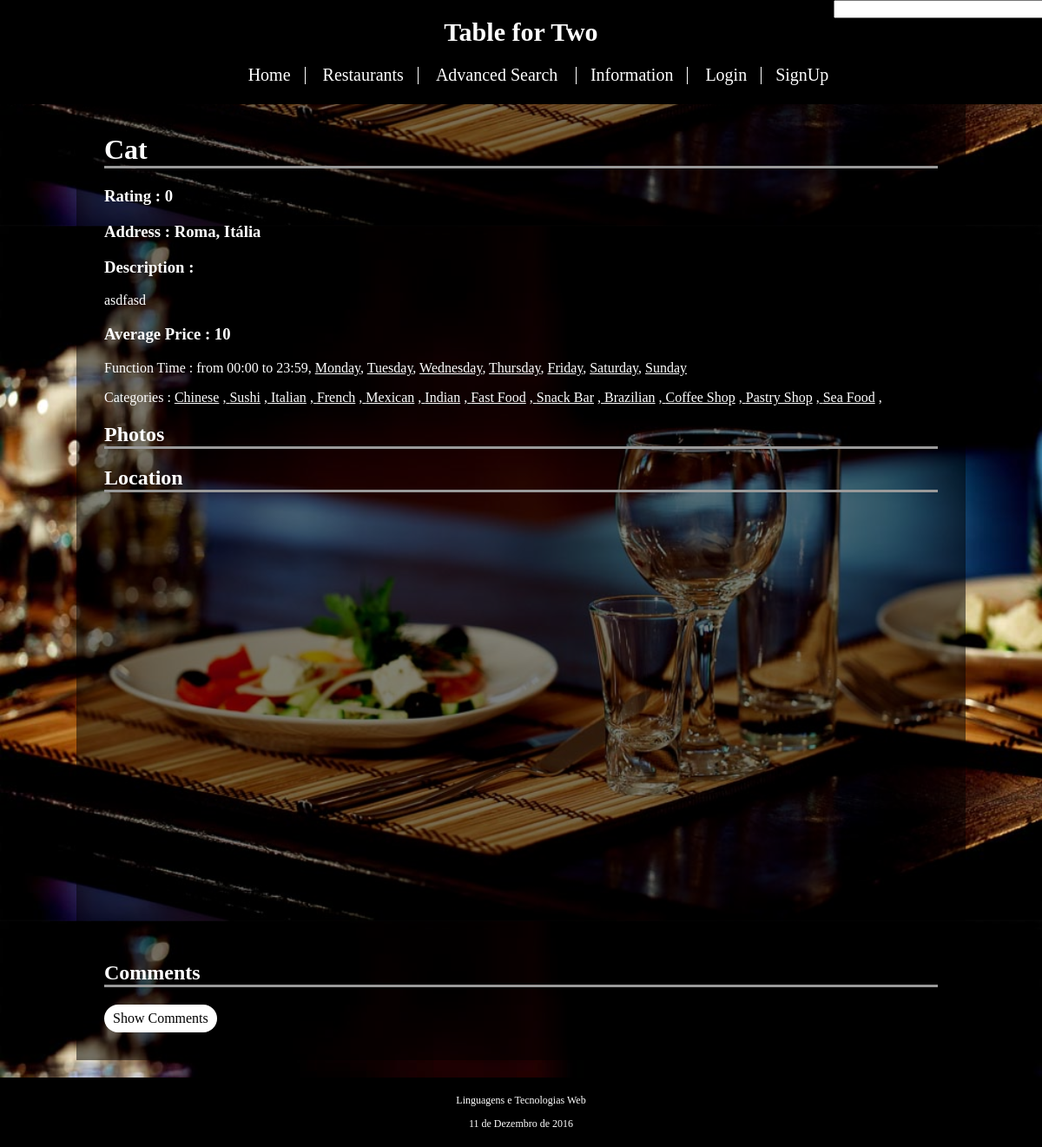
/restaurant_item.php?id=1, run on the app's committed database.
### tables this page shows
CREATE TABLE Restaurant (
	id_restaurant INTEGER PRIMARY KEY AUTOINCREMENT,
	id_owner INTEGER REFERENCES Account(id_account),
	--id_functionTime INTEGER REFERENCES FunctionTime(id_functionTime),
	name VARCHAR NOT NULL,
	address VARCHAR NOT NULL,
	avg_price INTEGER NOT NULL,
	description VARCHAR,
	stars REAL,
	open_time VARCHAR NOT NULL,
	close_time VARCHAR NOT NULL,
	monday BOOLEAN NOT NULL,
	tuesday BOOLEAN NOT NULL,
	wednesday BOOLEAN NOT NULL,
	thursday BOOLEAN NOT NULL,
	friday BOOLEAN NOT NULL,
	saturday BOOLEAN NOT NULL,
	sunday BOOLEAN NOT NULL
);

CREATE TABLE RestaurantFood (
	id_restaurant_food INTEGER PRIMARY KEY,
	id_restaurant INTEGER REFERENCES Restaurant(id_restaurant),
	id_category VARCHAR REFERENCES Category(id_category)
);

### restaurant_item.php (called while the page is built, shortened)
<?php
	include_once('database/connection.php');
	include_once('database/restaurant.php');
	include_once('database/restaurant_food.php');
	include('templates/header.php');
	include('templates/restaurant_item.php');
	include('templates/footer.php');
 ?>

### database/restaurant.php (called while the page is built, shortened)
<?php
	function getRestaurantItem($db, $id){
		$stmt = $db->prepare('SELECT * FROM Restaurant WHERE id_restaurant = ?');
		$stmt->execute($id);
		$result = $stmt->fetch();
		return $result;
	}
	function getRestaurantPhotos($db,$id_restaurant){
		$stmt = $db->prepare('SELECT path FROM Photo WHERE id_restaurant = ?');
		$stmt->execute(array($id_restaurant));
		$result = $stmt->fetchAll();
		return $result;
	}
 ?>

### database/restaurant_food.php (called while the page is built, shortened)
<?php
	function getRestaurantFood($db,$id_restaurant){
		$stmt = $db->prepare('SELECT id_category FROM RestaurantFood WHERE id_restaurant = ?');
		$stmt->execute(array($id_restaurant));
		$result = $stmt->fetchAll();
		return $result;
	}
?>

### templates/restaurant_item.php (the view, shortened to what this page needs)
<div id="content">
	<?php
		if(!is_numeric($_GET['id'])){
			header('Location: error.php');
		}
		else{
	?>
			<div id="restaurant information">
				<?php
					$result = getRestaurantItem($db, array($_GET['id']));
					$categories = getRestaurantFood($db,$_GET['id']);
					$photos = getRestaurantPhotos($db,$_GET['id']);
				?>
				<?php
					echo '<h1 class="subtitle">' . $result['name'] . '</h1>';
					echo '<h3> Rating : ' . $result['stars'] . '</h3>';
					echo '<h3 id="address"> Address : ' . $result['address'] . '</h3>';
					echo '<h3> Description :</h3>';
					echo '<p>' . $result['description'] . '</p>';
					echo '<h3> Average Price : ' . $result['avg_price'] . '</h3>';
					echo '<p> Function Time : from ' . $result['open_time'] . ' to ' . $result['close_time'];
					if($result['monday']) echo ', <a class="simple_href" href="show_weekday.php?day=monday">Monday</a>';
					if($result['tuesday']) echo ', <a class="simple_href" href="show_weekday.php?day=tuesday">Tuesday</a>';
					if($result['wednesday']) echo ', <a class="simple_href" href="show_weekday.php?day=wednesday">Wednesday</a>';
					if($result['thursday']) echo ', <a class="simple_href" href="show_weekday.php?day=thursday"> Thursday</a>';
					if($result['friday']) echo ', <a class="simple_href" href="show_weekday.php?day=friday"> Friday</a>';
					if($result['saturday']) echo ', <a class="simple_href" href="show_weekday.php?day=saturday"> Saturday</a>';
					if($result['sunday']) echo ', <a class="simple_href" href="show_weekday.php?day=sunday"> Sunday</a>';
					echo '</p>';
					echo '<p> Categories : ';
					foreach($categories as $category)
						echo '<a class="simple_href" href="show_category.php?category='.$category['id_category'].'">  '. $category['id_category'] .'</a> ,';
					echo '</p>';
					echo '<h2 class="subtitle"> Photos </h2>';
				?>
			</div>
			<h2 class="subtitle"> Location </h2>
			<div id="map"></div>
			<h2 class="subtitle"> Comments </h2>
			<input id="button_comments" class="button_1 button" type="submit" value="Show Comments" >
	<?php
		}
	?>
</div>

### templates/header.php (shortened to what this page needs)
<!DOCTYPE html>
<html>
	<head>
		<link rel="stylesheet" href="css/site.css">
	</head>
	<body>
		<div id="header">
			<h1> Table for Two </h1>
			<div id="search_bar">
				<input type="text" id="search" name="search" size="30" onkeyup="showResult(this.value)">
				<div id="livesearch">
                    <a id="livesearch[0]" href=""></a><br>
                    <a id="livesearch[1]" href=""></a><br>
                    <a id="livesearch[2]" href=""></a><br>
                    <a id="livesearch[3]" href=""></a><br>
                </div>
			</div>
			<div id="menu">
				<ul>
					<li><input id="go_home" class="header_button button" action="index.php" type="submit" value="Home" /></li>
					<li><input id="go_restaurants" class="header_button button" action="restaurants.php" type="submit" value="Restaurants" /></li>
					<li><input id="go_advanced_search" class="header_button button" action="advanced_search.php" type="submit" value="Advanced Search" /> </li>
					<li><input id="go_information" class="header_button button" action="information.php" type="submit" value="Information" /></li>
					<?php
					if (isset($_SESSION['id_account'])){
						if($_SESSION['type'] == 'owner')
								echo '<li><input id="go_my_restaurants" class="header_button button" action="my_restaurants.php" type="submit" value="My Restaurants" /></li>';
						else
								echo '<li><input id="go_my_favorite" class="header_button button" action="my_favorite.php" type="submit" value="My Favorite" /></li>';
						echo '<li><input id="go_my_account" class="header_button button" action="my_account.php" type="submit" value="' . $_SESSION['name'] .'" /></li>';
						echo '<li><input id="do_logout" class="header_button button" action="action_logout.php" type="submit" value="Logout" /></li>';
					}
					else{
						echo '<li><input id="do_login" class="header_button button" type="submit" value="Login" /></li>';
						echo '<li><input id="do_signup" class="header_button button" action="signup.php" type="submit" value="SignUp" /></li>';
					}
					?>
				</ul>
			</div>
		</div>

### templates/footer.php
		<div id="footer">
				<p> Linguagens e Tecnologias Web </p>
				<p> 11 de Dezembro de 2016 </p>
		</div>
	</body>
</html>

### css/site.css (style rules this page uses)
html { position:relative; }
body { background-image: url(images/background.jpg); background-position: 0%; background-size: 100%; background-attachment: fixed; font-family: times, serif; margin: 0px auto; display : block; }
#header { display: inline-block; background-color: #000000; color: #ffffff; text-align: center; width:100%; padding-bottom: 5px; }
#header h1 { font-size: 30px; }
#menu li { display: inline; text-decoration: none; margin: 10px; display: inline; border-right: 1px solid #ffffff; padding-right: 10px; margin-right: 0px; font-size: 18px; color: #ffffff; }
#menu li:last-child { border-right: none; }
#content { width: 1000px; margin: 0px auto; display: none; background-color: rgba(0,0,0,0.5); color: #ffffff; padding: 1%; margin-bottom: 100px; }
#content > * { display:block; margin:20px; }
#footer { text-align: center; color: #ffffff; font-size: 12px; position: fixed; right: 0; bottom: 0; left: 0; background-color: #000000; padding: 7px; }
#search_bar { display: block; position: fixed; left: 80%; top: 0px; }
.simple_href { color: white; }
.subtitle { border-bottom-style: outset; }
.button { text-align: center; text-decoration: none; cursor: pointer; outline: none; font-family: times, serif; }
.header_button { background-color: black; border: none; color: white; font-size: 20px; font-style: bold; }
.button_1 { background-color: white; border: none; border-radius: 20px; color: black; padding: 7px 10px; margin-top: 20px; text-align: center; font-size: 16px; }
#map { padding-bottom : 50%; width: auto; }

### data on the page
restaurant: name "Cat", stars "0", address "Roma, Itália", description "asdfasd", avg_price "10", open_time "00:00", close_time "23:59"
restaurantfood: id_category "Chinese"
restaurantfood: id_category "Sushi"
restaurantfood: id_category "Italian"
restaurantfood: id_category "French"
restaurantfood: id_category "Mexican"
restaurantfood: id_category "Indian"
restaurantfood: id_category "Fast Food"
restaurantfood: id_category "Snack Bar"
restaurantfood: id_category "Brazilian"
restaurantfood: id_category "Coffee Shop"
restaurantfood: id_category "Pastry Shop"
restaurantfood: id_category "Sea Food"
